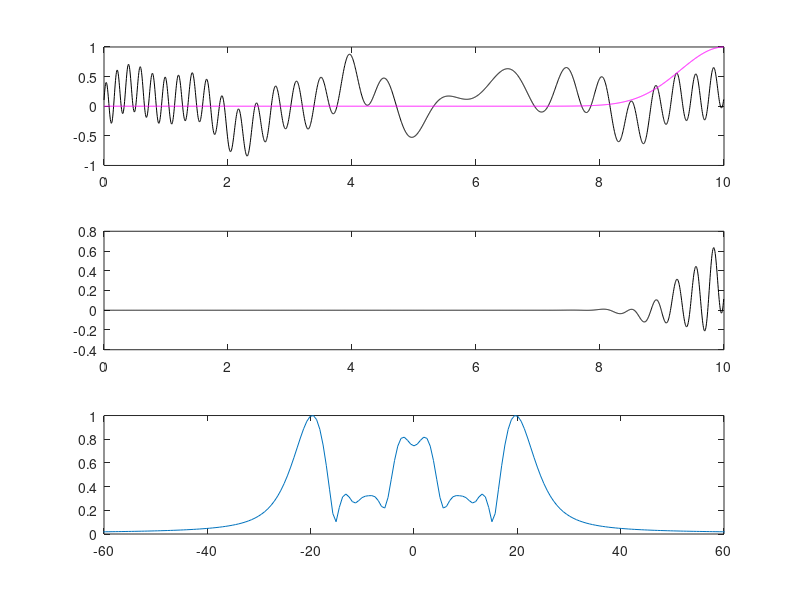
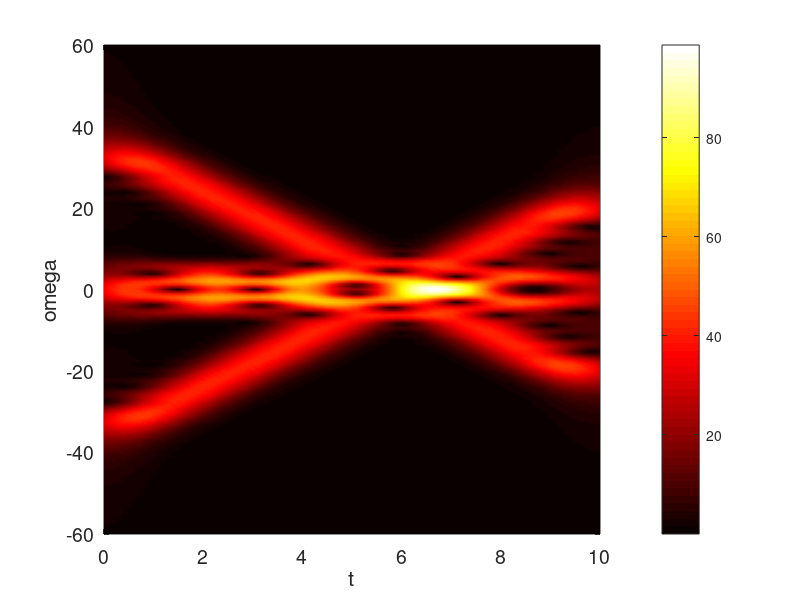

Write MATLAB code to recreate these figures, in order.
clear all ;   close all ; clc; 

L=10; n = 2048;
t2 = linspace(0,L,n+1); t=t2(1:n);
k=(2*pi/L)*[0:n/2-1 -n/2:-1];   ks=ifftshift(k);

S=(3*sin(2*t)+0.5*tanh(0.5*(t-3))+0.28*exp(-(t-4).^2)...
    + 1.5*sin(5*t)+4*cos(3*(t-6).^2))/10 + (t/20).^3;

St=fft(S);

subplot(2,1,1)
plot(t,S)
subplot(2,1,2)
plot(ks,abs(fftshift(St))/max(abs(St)))

%define filters
width=[10 1 0.2];
for j=1:3
    f=exp(-width(j)*(t-4).^2);
    subplot(3,1,j),   plot(t,S,'k',t,f,'m')
end
    
%animation of gabor window

width=1;
slide=0:0.1:10;
spec=[];
for j=1:length(slide)
    f=exp(-width*(t-slide(j)).^2); 
    Sf=f.*S;
    Sft=fft(Sf);
    
    subplot(3,1,1),   plot(t,S,'k',t,f,'m')
    subplot(3,1,2),   plot(t,Sf,'k') 
    subplot(3,1,3),   plot(ks,abs(fftshift(Sft)/max(abs(Sft))))
    axis([-60 60 0 1])
    drawnow
    pause(0.1)

    spec = [spec; abs(fftshift(Sft))];
    
end

figure(2)

pcolor(slide,ks,spec.'), shading interp
set(gca,'Ylim',[-60 60], 'Fontsize',[14])
colormap(hot)
colorbar
xlabel('t')
ylabel('omega')




